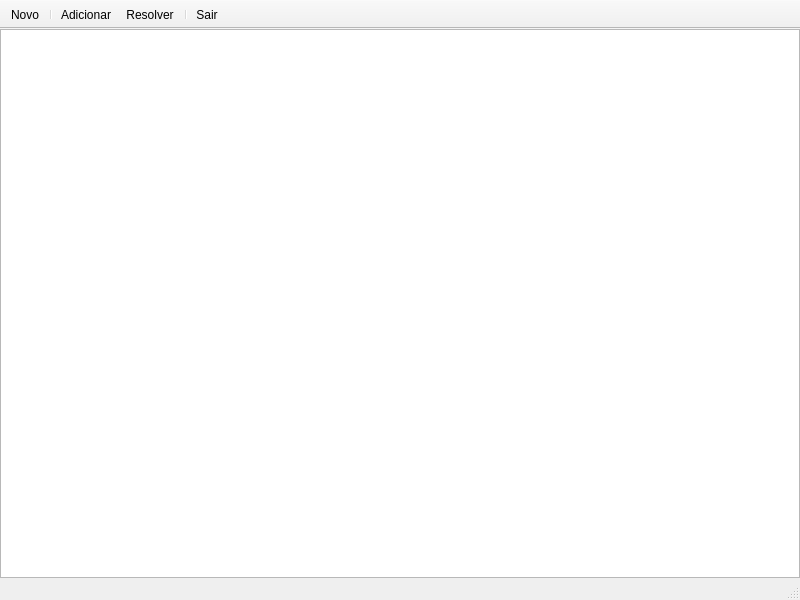
<?xml version="1.0" encoding="UTF-8"?>
<ui version="4.0">
 <class>MainWindow</class>
 <widget class="QMainWindow" name="MainWindow">
  <property name="geometry">
   <rect>
    <x>0</x>
    <y>0</y>
    <width>800</width>
    <height>600</height>
   </rect>
  </property>
  <property name="minimumSize">
   <size>
    <width>800</width>
    <height>600</height>
   </size>
  </property>
  <property name="windowTitle">
   <string>Pontos mais próximos - D&amp;C</string>
  </property>
  <widget class="QWidget" name="centralWidget">
   <layout class="QVBoxLayout" name="verticalLayout">
    <property name="spacing">
     <number>0</number>
    </property>
    <property name="leftMargin">
     <number>0</number>
    </property>
    <property name="topMargin">
     <number>0</number>
    </property>
    <property name="rightMargin">
     <number>0</number>
    </property>
    <property name="bottomMargin">
     <number>0</number>
    </property>
    <item>
     <widget class="QxdGraphicsView" name="graphicsView"/>
    </item>
   </layout>
  </widget>
  <widget class="QToolBar" name="mainToolBar">
   <property name="movable">
    <bool>false</bool>
   </property>
   <property name="toolButtonStyle">
    <enum>Qt::ToolButtonTextUnderIcon</enum>
   </property>
   <property name="floatable">
    <bool>false</bool>
   </property>
   <attribute name="toolBarArea">
    <enum>TopToolBarArea</enum>
   </attribute>
   <attribute name="toolBarBreak">
    <bool>false</bool>
   </attribute>
   <addaction name="actionNew"/>
   <addaction name="separator"/>
   <addaction name="actionAdd"/>
   <addaction name="actionSolve"/>
   <addaction name="separator"/>
   <addaction name="actionQuit"/>
  </widget>
  <widget class="QStatusBar" name="statusBar"/>
  <action name="actionNew">
   <property name="icon">
    <iconset theme="document-new">
     <normaloff>.</normaloff>.</iconset>
   </property>
   <property name="text">
    <string>&amp;Novo</string>
   </property>
   <property name="toolTip">
    <string>Limpar a tela e começar novamente.</string>
   </property>
   <property name="shortcut">
    <string>Ctrl+N</string>
   </property>
  </action>
  <action name="actionQuit">
   <property name="icon">
    <iconset theme="application-exit">
     <normaloff>.</normaloff>.</iconset>
   </property>
   <property name="text">
    <string>&amp;Sair</string>
   </property>
   <property name="toolTip">
    <string>Sair da aplicação.</string>
   </property>
   <property name="shortcut">
    <string>Ctrl+Q</string>
   </property>
  </action>
  <action name="actionSolve">
   <property name="icon">
    <iconset theme="edit-find">
     <normaloff>.</normaloff>.</iconset>
   </property>
   <property name="text">
    <string>&amp;Resolver</string>
   </property>
   <property name="toolTip">
    <string>Destacar os dois pontos mais próximos.</string>
   </property>
   <property name="shortcut">
    <string>F5</string>
   </property>
  </action>
  <action name="actionAdd">
   <property name="checkable">
    <bool>true</bool>
   </property>
   <property name="icon">
    <iconset theme="list-add">
     <normaloff>.</normaloff>.</iconset>
   </property>
   <property name="text">
    <string>&amp;Adicionar</string>
   </property>
   <property name="toolTip">
    <string>Adicionar um novo ponto a cada clique.</string>
   </property>
   <property name="shortcut">
    <string>F2</string>
   </property>
  </action>
 </widget>
 <layoutdefault spacing="6" margin="11"/>
 <customwidgets>
  <customwidget>
   <class>QxdGraphicsView</class>
   <extends>QGraphicsView</extends>
   <header>qxdgraphicsview.hpp</header>
  </customwidget>
 </customwidgets>
 <resources/>
 <connections>
  <connection>
   <sender>actionQuit</sender>
   <signal>triggered()</signal>
   <receiver>MainWindow</receiver>
   <slot>close()</slot>
   <hints>
    <hint type="sourcelabel">
     <x>-1</x>
     <y>-1</y>
    </hint>
    <hint type="destinationlabel">
     <x>399</x>
     <y>299</y>
    </hint>
   </hints>
  </connection>
 </connections>
</ui>
